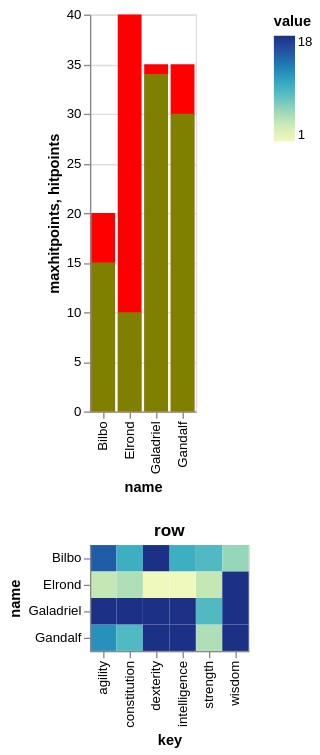

The specification (Vega-Lite) saved for this image:
### Vega-Lite specification from a JSON file in a GitHub repository (floating-point values rounded to 4 significant figures)
{"$schema": "https://vega.github.io/schema/vega-lite/v5.json", "data": {"name": "characters", "values": [{"name": "Bilbo", "constitution": 10, "agility": 15, "dexterity": 18, "wisdom": 6, "intelligence": 10, "strength": 9, "maxhitpoints": 20, "hitpoints": 15}, {"name": "Gandalf", "constitution": 9, "agility": 12, "dexterity": 18, "wisdom": 18, "intelligence": 18, "strength": 5, "maxhitpoints": 35, "hitpoints": 30}, {"name": "Galadriel", "constitution": 18, "agility": 18, "dexterity": 18, "wisdom": 18, "intelligence": 18, "strength": 9, "maxhitpoints": 35, "hitpoints": 34}, {"name": "Elrond", "constitution": 5, "agility": 4, "dexterity": 1, "wisdom": 18, "intelligence": 1, "strength": 4, "maxhitpoints": 40, "hitpoints": 10}]}, "vconcat": [{"layer": [{"mark": "bar", "encoding": {"x": {"field": "name", "type": "nominal"}, "y": {"field": "maxhitpoints", "type": "quantitative"}, "color": {"value": "#FF0000"}, "opacity": {"value": 1.0}}}, {"mark": "bar", "encoding": {"x": {"field": "name", "type": "nominal"}, "y": {"field": "hitpoints", "type": "quantitative"}, "color": {"value": "#00FF00"}, "opacity": {"value": 0.5}}}]}, {"transform": [{"fold": ["strength", "agility", "intelligence", "constitution", "wisdom", "dexterity"]}], "title": "row", "mark": "rect", "encoding": {"x": {"field": "key", "type": "nominal"}, "y": {"field": "name", "type": "nominal"}, "color": {"field": "value", "type": "quantitative"}}}]}
